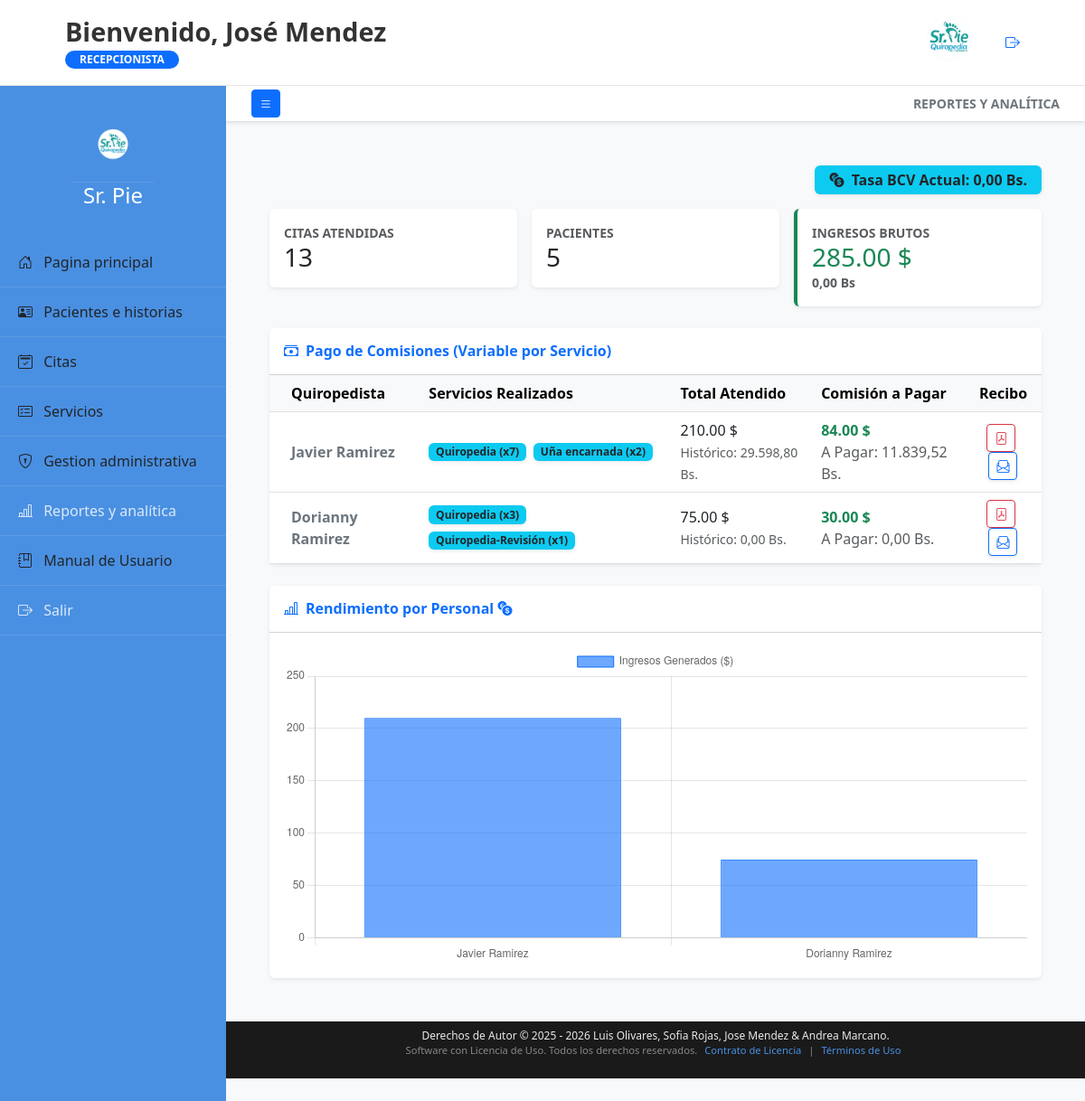
/modulos/reportes.php (signed in), run on the app's committed database.
### tables this page shows
CREATE TABLE `usuarios` (
  `cedula_id` varchar(9) NOT NULL,
  `tipo_doc` enum('V','E') NOT NULL,
  `primer_nombre` varchar(50) NOT NULL,
  `segundo_nombre` varchar(50) DEFAULT NULL,
  `primer_apellido` varchar(50) NOT NULL,
  `segundo_apellido` varchar(50) DEFAULT NULL,
  `correo` varchar(100) NOT NULL,
  `password` varchar(255) NOT NULL,
  `rol` enum('gerente','quiropedista','recepcionista') NOT NULL,
  `fecha_registro` timestamp NOT NULL DEFAULT current_timestamp(),
  `estado` tinyint(1) NOT NULL DEFAULT 0 COMMENT '0: Pendiente, 1: Activo',
  `token` varchar(255) DEFAULT NULL COMMENT 'Para aprobación de registro',
  `token_recuperacion` varchar(255) DEFAULT NULL COMMENT 'Para recuperación de clave'
);

### includes/tasa_BCV.php (called while the page is built, shortened)
<?php
function getDolarBCV() {
    $url = 'https://www.bcv.org.ve/';
    $options = [
        "http" => [
            "header" => "User-Agent: Mozilla/5.0 (Windows NT 10.0; Win64; x64) Chrome/114.0.0.0 Safari/537.36\r\n",
            "timeout" => 8
        ],
        "ssl" => [
            "verify_peer" => false,
            "verify_peer_name" => false,
        ]
    ];
    try {
        $context = stream_context_create($options);
        $html = @file_get_contents($url, false, $context);
        if ($html === false) return false;
    } catch (Exception $e) {
        return false;
    }
    return false;
}
$tasa_bcv = getDolarBCV();
?>

### modulos/reportes.php (the view, shortened to what this page needs)
<?php
require_once '../includes/db.php';
require_once '../includes/tasa_BCV.php';
$tasa_actual = ($tasa_bcv) ? $tasa_bcv : 0;
$stats = $conexion->query("SELECT
    (SELECT COUNT(*) FROM citas WHERE estatus = 'atendida') as total_citas,
    (SELECT COUNT(*) FROM pacientes) as total_pacientes,
    (SELECT SUM(monto) FROM pagos) as total_ingresos")->fetch(PDO::FETCH_ASSOC);
$sql_comisiones = "SELECT
    u.cedula_id,
    u.correo,
    CONCAT(u.primer_nombre, ' ', u.primer_apellido) AS nombre_completo,
    SUM(p.monto) AS ventas_usd,
    SUM(p.monto * p.tasa_bcv) AS ventas_bs,
    SUM(p.monto * (s.comision_porcentaje / 100)) AS comision_usd,
    SUM(p.monto * p.tasa_bcv * (s.comision_porcentaje / 100)) AS comision_bs
    FROM pagos p
    INNER JOIN citas c ON p.cita_id = c.cita_id
    INNER JOIN usuarios u ON c.quiropedista_cedula = u.cedula_id
    INNER JOIN servicios s ON c.servicio_id = s.servicio_id
    GROUP BY u.cedula_id";
$res_comisiones = $conexion->query($sql_comisiones);
$sql_servicios = "SELECT
    c.quiropedista_cedula,
    s.nombre AS servicio_nombre,
    COUNT(c.cita_id) AS cantidad
    FROM pagos p
    INNER JOIN citas c ON p.cita_id = c.cita_id
    INNER JOIN servicios s ON c.servicio_id = s.servicio_id
    GROUP BY c.quiropedista_cedula, s.servicio_id";
$res_servicios = $conexion->query($sql_servicios);
$desglose_servicios = [];
while ($s = $res_servicios->fetch(PDO::FETCH_ASSOC)) {
    $desglose_servicios[$s['quiropedista_cedula']][] = $s['servicio_nombre'] . " (x" . $s['cantidad'] . ")";
}
$nombres_grafico = [];
$ventas_grafico = [];
$datos_tabla = [];
while ($row = $res_comisiones->fetch(PDO::FETCH_ASSOC)) {
    $datos_tabla[] = $row;
    $nombres_grafico[] = $row['nombre_completo'];
    $ventas_grafico[] = $row['ventas_usd'];
}
?>
<!DOCTYPE html>
<html lang="es">
<head>
    <link href="https://cdn.jsdelivr.net/npm/bootstrap@5.3.0/dist/css/bootstrap.min.css" rel="stylesheet">
    <link rel="stylesheet" href="https://cdn.jsdelivr.net/npm/bootstrap-icons@1.11.1/font/bootstrap-icons.css">
    <link rel="stylesheet" href="../assets/css/sidebar.css">
    <link rel="stylesheet" href="../assets/css/header.css">
    <link rel="stylesheet" href="../assets/css/footer.css">
</head>
<body class="bg-light">
<?php include '../includes/header.php'; ?>
<div class="d-flex" style="height: calc(100vh - 70px); overflow: hidden;">
    <?php include '../includes/sidebar.php';
    include '../includes/titulo_modulo.php';?>
    <div class="flex-grow-1 p-4" style="overflow-y: auto;">
        <div class="d-flex justify-content-end mb-3">
            <span class="badge bg-info text-dark fs-6 shadow-sm px-3 py-2">
                <i class="bi bi-currency-exchange me-1"></i> Tasa BCV Actual: <?php echo number_format($tasa_actual, 2, ',', '.'); ?> Bs.
            </span>
        </div>
        <div class="row g-3 mb-4">
            <div class="col-md-4">
                <div class="card border-0 shadow-sm p-3">
                    <small class="text-muted fw-bold">CITAS ATENDIDAS</small>
                    <h3 class="mb-0"><?php echo $stats['total_citas']; ?></h3>
                </div>
            </div>
            <div class="col-md-4">
                <div class="card border-0 shadow-sm p-3">
                    <small class="text-muted fw-bold">PACIENTES</small>
                    <h3 class="mb-0"><?php echo $stats['total_pacientes']; ?></h3>
                </div>
            </div>
            <div class="col-md-4">
                <div class="card border-0 shadow-sm p-3 border-start border-success border-4">
                    <small class="text-muted fw-bold">INGRESOS BRUTOS</small>
                    <h3 class="mb-0 text-success"><?php echo number_format($stats['total_ingresos'] ?? 0, 2); ?> $</h3>
                    <span class="text-muted small fw-bold"> <?php echo number_format(($stats['total_ingresos'] ?? 0) * $tasa_actual, 2, ',', '.'); ?> Bs</span>
                </div>
            </div>
        </div>
        <div class="card border-0 shadow-sm mb-4">
            <div class="card-header bg-white py-3">
                <h6 class="mb-0 text-primary fw-bold"><i class="bi bi-cash-stack me-2"></i>Pago de Comisiones (Variable por Servicio)</h6>
            </div>
            <div class="card-body p-0">
                <div class="table-responsive">
                    <table class="table table-hover align-middle mb-0">
                        <thead class="table-light">
                            <tr>
                                <th class="ps-4">Quiropedista</th>
                                <th>Servicios Realizados</th>
                                <th>Total Atendido</th>
                                <th>Comisión a Pagar</th>
                                <th class="text-center">Recibo</th>
                            </tr>
                        </thead>
                        <tbody>
                            <?php foreach($datos_tabla as $fila): ?>
                            <tr>
                                <td class="ps-4 fw-bold text-secondary"><?php echo $fila['nombre_completo']; ?></td>
                                <td>
                                    <?php
                                    $cedula_quiro = $fila['cedula_id'];
                                    if(isset($desglose_servicios[$cedula_quiro])) {
                                        foreach($desglose_servicios[$cedula_quiro] as $detalle) {
                                            echo "<span class='badge bg-info text-dark me-1 mb-1 shadow-sm'>$detalle</span> ";
                                        }
                                    } else {
                                        echo "<span class='text-muted small'>Sin servicios pagos</span>";
                                    }
                                    ?>
                                </td>
                                <td>
                                    <span class="d-block"><?php echo number_format($fila['ventas_usd'], 2); ?> $</span>
                                    <small class="text-muted">Histórico: <?php echo number_format($fila['ventas_bs'], 2, ',', '.'); ?> Bs.</small>
                                </td>
                                <td class="fw-bold text-success fs-6">
                                    <span class="d-block"><?php echo number_format($fila['comision_usd'], 2); ?> $</span>
                                    <small class="text-muted fw-normal fs-6">A Pagar: <?php echo number_format($fila['comision_bs'], 2, ',', '.'); ?> Bs.</small>
                                </td>
                                <td class="text-center">
                                    <a href="../controllers/descargar_recibo_quiro.php?cedula=<?php echo $cedula_quiro; ?>" target="_blank" class="btn btn-sm btn-outline-danger shadow-sm me-1" title="Ver Recibo PDF">
                                        <i class="bi bi-file-pdf"></i>
                                    </a>
                                    <a href="../controllers/enviar_recibo_quiro.php?cedula=<?php echo $cedula_quiro; ?>" target="_blank" class="btn btn-sm btn-outline-primary shadow-sm" title="Enviar al Correo">
                                        <i class="bi bi-envelope-paper"></i>
                                    </a>
                                </td>
                            </tr>
                            <?php endforeach; ?>
                        </tbody>
                    </table>
                </div>
            </div>
        </div>
        <div class="card border-0 shadow-sm">
            <div class="card-header bg-white py-3">
                <h6 class="mb-0 text-primary fw-bold"><i class="bi bi-bar-chart-line me-2"></i>Rendimiento por Personal <i class="bi bi-currency-exchange me-1"></i></h6>
            </div>
            <div class="card-body">
                <canvas id="graficoIngresos" style="max-height: 350px;"></canvas>
            </div>
        </div>
    </div>
</div>
<?php include '../includes/footer.php'; ?>
<script>
    const ctx = document.getElementById('graficoIngresos').getContext('2d');
    new Chart(ctx, {
        type: 'bar',
        data: {
            labels: <?php echo json_encode($nombres_grafico); ?>,
            datasets: [{
                label: 'Ingresos Generados ($)',
                data: <?php echo json_encode($ventas_grafico); ?>,
                backgroundColor: 'rgba(13, 110, 253, 0.6)',
                borderColor: 'rgb(13, 110, 253)',
                borderWidth: 1
            }]
        },
        options: {
            responsive: true,
            scales: { y: { beginAtZero: true } }
        }
    });
</script>
</body>
</html>

### data on the page
usuarios: nombre_completo "Javier Ramirez", cedula_id "Quiropedia (x7)", cedula_id "Uña encarnada (x2)", ventas_usd "210.00", ventas_bs "29.598,80", comision_usd "84.00", comision_bs "11.839,52"
usuarios: nombre_completo "Dorianny Ramirez", cedula_id "Quiropedia (x3)", cedula_id "Quiropedia-Revisión (x1)", ventas_usd "75.00", ventas_bs "0,00", comision_usd "30.00", comision_bs "0,00"

### other printed values
$nombre_completo "José Mendez"
$rol_usuario "RECEPCIONISTA"
$titulo_modulo "REPORTES Y ANALÍTICA"
$tasa_actual "0,00"
$stats['total_citas'] "13"
$stats['total_pacientes'] "5"
$stats['total_ingresos'] "285.00"
chart data {{ json_encode($ventas_grafico) }} ["210.00","75.00"]
